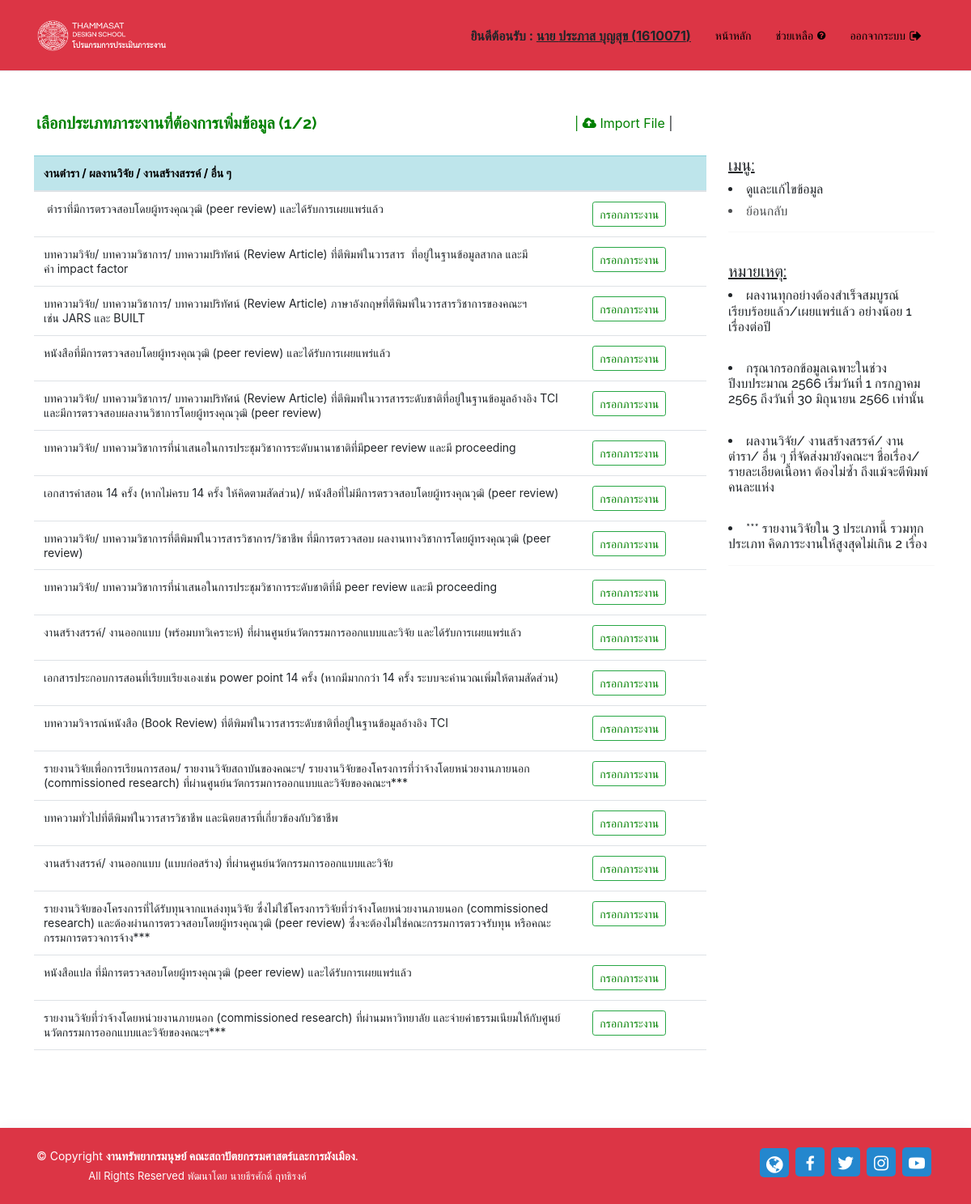
Screenshot of /admin/thesis1.php (signed in) with the database file from the repository.
### tables this page shows
CREATE TABLE `jobtype` (
  `id` int(10) NOT NULL,
  `title` text DEFAULT NULL,
  `jobgroupid` varchar(20) DEFAULT '100',
  `point` varchar(10) DEFAULT NULL,
  `cond` varchar(255) DEFAULT NULL,
  `order2` int(5) DEFAULT 0
);

### admin/thesis1.php (the view, shortened to what this page needs)
<?php include 'include/state.php'; ?>
<?php include 'include/head.php'; ?>
<body>
  <?php include 'include/header.php'; ?>
  <section class="d-flex align-items-center">
    <div class="container position-relative" data-aos="fade-up" data-aos-delay="100">
      <div class="row justify-content-left" style="margin-top: 60px;">
        <div class="col-lg-7 col-md-7 col-sm-12">
          <h5 style="color:green;"><b>เลือกประเภทภาระงานที่ต้องการเพิ่มข้อมูล (1/2)</b></h5>
        </div>
        <div class="col-lg-5 col-md-5 col-sm-12">
          <a href="" title="" data-toggle="modal" data-target="#uploadfilethesis" style="color:green;">| <i class="fa fa-cloud-upload"></i> Import File</a> |
        </div>
      </div>
      <div class="row">
        <div class="col-sm-12 col-md-9 col-lg-9">
          <div class="row icon-boxes" style="margin-top: 20px;">
            <div class="icon-box bg-transparent">
              <table class="table table-hover">
                <thead>
                  <tr class="table-info">
                    <th colspan="3" style="font-size: 14px;">งานตำรา / ผลงานวิจัย / งานสร้างสรรค์ / อื่น ๆ</th>
                  </tr>
                </thead>
                <tbody>
                  <?php
                  require_once '../includes/connect.php';
                  $stmt = $conn->prepare("SELECT * FROM jobtype WHERE jobgroupid='3'");
                  $stmt->execute();
                  $result = $stmt->fetchAll();
                  foreach($result as $row) {
                  ?>
                  <tr>
                    <td width="80%" style="font-size: 14px;"><?php echo $row['title']; ?></td>
                    <td width="18%" style="font-size: 14px;"><a class="btn btn-outline-success btn-sm" href="addthesis.php?id=<?= $row['id'];?>" data-toggle="tooltip" title="กรอกข้อมูลภาระงาน">กรอกภาระงาน</a></td>
                    <?php } ?>
                  </tr>
                </tbody>
              </table>
            </div>
          </div>
        </div>
        <div class="col-sm-12 col-md-3 col-lg-3">
            <div class="row icon-boxes " style="margin-top: 20px;">
              <div class="col-md-12">
                <div class="icon-box">
                  <h5><u>เมนู:</u></h5>
                  <h6><li> ดูและแก้ไขข้อมูล</li></h6>
                  <h6><a href="index.php" title="" style="color:#4e5052;"><li> ย้อนกลับ</li></a></h6><hr>
                </div>
              </div>
            </div>
              <div class="row icon-boxes" style="margin-top: 20px;">
                <div class="col-md-12">
                  <div class="icon-box">
                    <h5><u>หมายเหตุ:</u></h5>
                    <h6><li> ผลงานทุกอย่างต้องสำเร็จสมบูรณ์เรียบร้อยแล้ว/เผยแพร่แล้ว อย่างน้อย 1 เรื่องต่อปี</li></h6><br>
                    <h6><li> กรุณากรอกข้อมูลเฉพาะในช่วงปีงบประมาณ 2566 เริ่มวันที่ 1 กรกฎาคม 2565 ถึงวันที่ 30 มิถุนายน 2566 เท่านั้น</li></h6><br>
                    <h6><li> ผลงานวิจัย/ งานสร้างสรรค์/ งานตำรา/ อื่น ๆ ที่จัดส่งมายังคณะฯ ชื่อเรื่อง/ รายละเอียดเนื้อหา ต้องไม่ซ้ำ ถึงแม้จะตีพิมพ์คนละแห่ง</li></h6><br>
                    <h6><li> *** รายงานวิจัยใน 3 ประเภทนี้ รวมทุกประเภท คิดภาระงานให้สูงสุดไม่เกิน 2 เรื่อง</li></h6><hr>
                  </div>
                </div>
              </div>
        </div>
      </div>
    </div>
    </section>
    <?php include 'include/footer.php'; ?>
  </body>
</html>

### admin/assets/css/style.css (style rules this page uses)
body { font-family: "Open Sans", sans-serif; color: #444444; }
a { color: #2487ce; text-decoration: none; }
h1, h2, h3, h4, h5, h6 { font-family: "Raleway", sans-serif; }
section { padding: 80px 0; overflow: hidden; }

### admin/include/head.php (style rules this page uses)
A:link { text-decoration:none; color:green; }

### rows the page displays
jobtype: title "ตำราที่มีการตรวจสอบโดยผู้ทรงคุณวุฒิ (peer review) และได้รับการเผยแพร่แล้ว"
jobtype: title "บทความวิจัย/ บทความวิชาการ/ บทความปริทัศน์ (Review Article) ที่ตีพิมพ์ในวารสาร ที่อยู่ในฐานข้อมูลสากล และมีค่า impact factor"
jobtype: title "บทความวิจัย/ บทความวิชาการ/ บทความปริทัศน์ (Review Article) ภาษาอังกฤษที่ตีพิมพ์ในวารสารวิชาการของคณะฯ เช่น JARS และ BUILT"
jobtype: title "หนังสือที่มีการตรวจสอบโดยผู้ทรงคุณวุฒิ (peer review) และได้รับการเผยแพร่แล้ว"
jobtype: title "บทความวิจัย/ บทความวิชาการ/ บทความปริทัศน์ (Review Article) ที่ตีพิมพ์ในวารสารระดับชาติที่อยู่ในฐานข้อมูลอ้างอิง TCI และมีการตรวจสอบผลงานวิชาการโดยผู้ทรงคุณวุฒิ (peer review)"
jobtype: title "บทความวิจัย/ บทความวิชาการที่นำเสนอในการประชุมวิชาการระดับนานาชาติที่มีpeer review และมี proceeding"
jobtype: title "เอกสารคำสอน 14 ครั้ง (หากไม่ครบ 14 ครั้ง ให้คิดตามสัดส่วน)/ หนังสือที่ไม่มีการตรวจสอบโดยผู้ทรงคุณวุฒิ (peer review)"
jobtype: title "บทความวิจัย/ บทความวิชาการที่ตีพิมพ์ในวารสารวิชาการ/วิชาชีพ ที่มีการตรวจสอบ ผลงานทางวิชาการโดยผู้ทรงคุณวุฒิ (peer review)"
jobtype: title "บทความวิจัย/ บทความวิชาการที่นำเสนอในการประชุมวิชาการระดับชาติที่มี peer review และมี proceeding"
jobtype: title "งานสร้างสรรค์/ งานออกแบบ (พร้อมบทวิเคราะห์) ที่ผ่านศูนย์นวัตกรรมการออกแบบและวิจัย และได้รับการเผยแพร่แล้ว"
jobtype: title "เอกสารประกอบการสอนที่เรียบเรียงเองเช่น power point 14 ครั้ง (หากมีมากกว่า 14 ครั้ง ระบบจะคำนวณเพิ่มให้ตามสัดส่วน)"
jobtype: title "บทความวิจารณ์หนังสือ (Book Review) ที่ตีพิมพ์ในวารสารระดับชาติที่อยู่ในฐานข้อมูลอ้างอิง TCI"
jobtype: title "รายงานวิจัยเพื่อการเรียนการสอน/ รายงานวิจัยสถาบันของคณะฯ/ รายงานวิจัยของโครงการที่ว่าจ้างโดยหน่วยงานภายนอก (commissioned research) ที่ผ่านศูนย์นวัตกรรมการออกแบบและวิจัยของคณะฯ***"
jobtype: title "บทความทั่วไปที่ตีพิมพ์ในวารสารวิชาชีพ และนิตยสารที่เกี่ยวข้องกับวิชาชีพ"
jobtype: title "งานสร้างสรรค์/ งานออกแบบ (แบบก่อสร้าง) ที่ผ่านศูนย์นวัตกรรมการออกแบบและวิจัย"
jobtype: title "รายงานวิจัยของโครงการที่ได้รับทุนจากแหล่งทุนวิจัย ซึ่งไม่ใช่โครงการวิจัยที่ว่าจ้างโดยหน่วยงานภายนอก (commissioned research) และต้องผ่านการตรวจสอบโดยผู้ทรงคุณวุฒิ (peer review) ซึ่งจะต้องไม่ใช่คณะกรรมการตรวจรับทุน หรือคณะกรรมการตรวจการจ้าง***"
jobtype: title "หนังสือแปล ที่มีการตรวจสอบโดยผู้ทรงคุณวุฒิ (peer review) และได้รับการเผยแพร่แล้ว"
jobtype: title "รายงานวิจัยที่ว่าจ้างโดยหน่วยงานภายนอก (commissioned research) ที่ผ่านมหาวิทยาลัย และจ่ายค่าธรรมเนียมให้กับศูนย์นวัตกรรมการออกแบบและวิจัยของคณะฯ***"

### other values shown
$_SESSION['prename'] "นาย"
$_SESSION['firstnameTH'] "ประภาส"
$_SESSION['lastnameTH'] "บุญสุข"
$_SESSION['pid'] "1610071"
